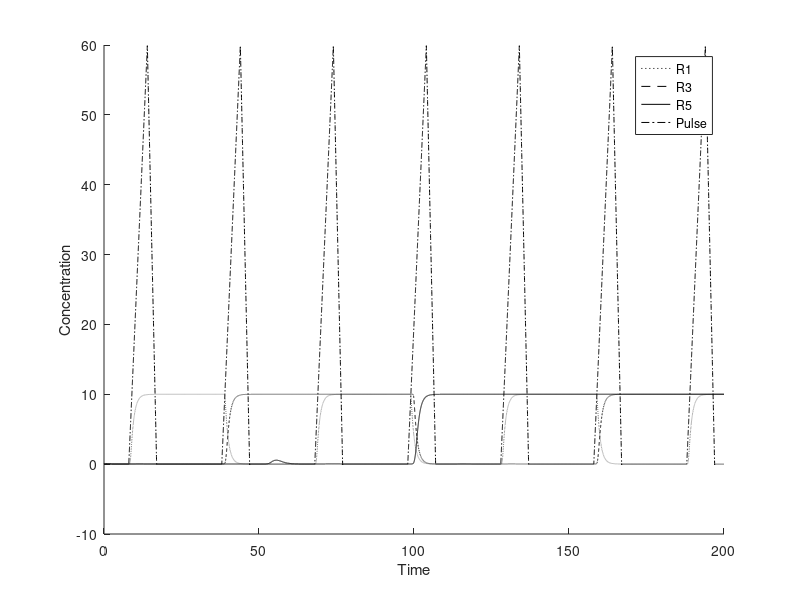

Write MATLAB code to recreate this figure.
clear;

dt=0.01; 
t=0:dt:200; 

%i = 1 ate 20000

p1 = 0;
p2 = 2.5;
ii1 = 0;
ii2 = 0;

%
alpha0 = 0.1;

% maximal expression rates
km1 = 4;
km2 = 4;

%dissociation constant
kp1 = 1;
kp2 = 2;

% parametros do collins para os iis
beta2 =4;
gama2 = 4;

p1s = zeros(1, length(t));
p2s = zeros(1, length(t));

pulso = zeros(1, length(t));

i1s = zeros(1, length(t));
i2s = zeros(1, length(t));

alpha1 = 10; alpha2 = 5;
beta = 4;
gama = 4;


%2 and 3 bits
%constants
k2 = 2;
k3 = 1.5;

%degradation rate
kd2 = 0.8;
kd3 = 0.9;
%end 2 and 3 bits

%-------------2bits---------------
% pulso para o segundo switch
pulso2 = zeros(1, length(t));
pulso2aux = 0;

sep1 = 0;
sep2 = 2.5;
seii1 = 0;
seii2 = 0;

% maximal expression rates
sekm1 = 1;
sekm2 = 1;

%dissociation constant
sekp1 = 1;
sekp2 = 2;

% parametros do collins para os iis
sebeta2 =4;
segama2 = 4;

sep1s = zeros(1, length(t));
sep2s = zeros(1, length(t));

sei1s = zeros(1, length(t));
sei2s = zeros(1, length(t));

sealpha1 = 10; sealpha2 = 5;
sebeta =4;
segama = 4;

%-------------3bits---------------
% pulso para o terceiroswitch
pulso3 = zeros(1, length(t));
pulso3aux = 0;

thp1 = 0;
thp2 = 2.5;
thii1 = 0;
thii2 = 0;

% maximal expression rates
thkm1 = 1;
thkm2 = 1;

%dissociation constant
thkp1 = 1;
thkp2 = 2;

% parametros do collins para os iis
thbeta2 =4;
thgama2 = 4;

thp1s = zeros(1, length(t));
thp2s = zeros(1, length(t));

thi1s = zeros(1, length(t));
thi2s = zeros(1, length(t));

thalpha1 = 10; thalpha2 = 5;
thbeta = 4;
thgama = 4;


soma = 0.1;
for i = 2:length(t)
   
   if (mod(i, 3000) >800 && mod(i,3000)<1400)
     pulso(i) = pulso(i-1)+soma;
   endif
   
   if (mod(i, 3000) >=1400 && mod(i,3000)<1700)
     pulso(i) = pulso(i-1)-soma*2;
   endif
  
  
div = 1 + p1/kp1 + p2/kp2 + (p1*p2)/(kp1*kp2);
  
  dpdt = (  km1  *pulso(i) * ((1 + p1 / (kp1)) / div)     /   (1 + (ii2 / (1 + p1s(i) ) ) ^ beta2)   ) - ii1;
  ii1 = dpdt * dt + ii1;
  i1s(i) = ii1; 
  
  dpdt = (  km2  *pulso(i) * ((1 + p2 / (kp2)) / div)       /              (1 + (ii1 / (1 + p2s(i) ) ) ^ gama2)     ) - ii2;
  ii2 = dpdt * dt + ii2;
  i2s(i) = ii2; 
 
  dpdt = (alpha1 / (1 + (p2 / (1 + i2s(i) ) ) ^ beta )) - p1;
  p1 = dpdt * dt + p1;
  p1s(i) = p1;
  
  dpdt = (alpha2 / (1 + (p1 / (1 + i1s(i)) ) ^ gama)) - p2;
  p2 = dpdt * dt + p2;
  p2s(i) = p2;
  
  
%%  ----------2bits-----------
  dpdt =  k2*i1s(i) -kd2*pulso2aux;
  pulso2aux = dpdt * dt + pulso2aux;
  pulso2(i) = pulso2aux;
  
  sediv = 1 + sep1/sekp1 + sep2/sekp2 + (sep1*sep2)/(sekp1*sekp2);
  
  dpdt = (  sekm1  *pulso2(i) * ((1 + sep1 / (sekp1)) / sediv)     /   (1 + (seii2 / (1 + sep1s(i) ) ) ^ sebeta2)   ) - seii1;
  seii1 = dpdt * dt + seii1;
  sei1s(i) = seii1; 

  dpdt = (  sekm2  *pulso2(i) * ((1 + sep2 / (sekp2)) / sediv)       /              (1 + (seii1 / (1 + sep2s(i) ) ) ^ segama2)     ) - seii2;
  seii2 = dpdt * dt + seii2;
  sei2s(i) = seii2; 
 
  dpdt = (sealpha1 / (1 + (sep2 / (1 + sei2s(i) ) ) ^ sebeta )) - sep1;
  sep1 = dpdt * dt + sep1;
  sep1s(i) = sep1;
  
  dpdt = (sealpha2 / (1 + (sep1 / (1 + sei1s(i)) ) ^ segama)) - sep2;
  sep2 = dpdt * dt + sep2;
  sep2s(i) = sep2;

  
 %%  ----------3bits-----------
  dpdt =  k3*sei1s(i) -kd3*pulso3aux;
  pulso3aux = dpdt * dt + pulso3aux;
  pulso3(i) = pulso3aux;
  
  thdiv = 1 + thp1/thkp1 + thp2/thkp2 + (thp1*thp2)/(thkp1*thkp2);

  dpdt = (  thkm1  *pulso3(i) * ((1 + thp1 / (thkp1)) / thdiv)     /   (1 + (thii2 / (1 + thp1s(i) ) ) ^ thbeta2)   ) - thii1;
  thii1 = dpdt * dt + thii1;
  thi1s(i) = thii1; 

  dpdt = (  thkm2  *pulso3(i) * ((1 + thp2 / (thkp2)) / thdiv)       /              (1 + (thii1 / (1 + thp2s(i) ) ) ^ thgama2)     ) - thii2;
  thii2 = dpdt * dt + thii2;
  thi2s(i) = thii2;  
 
  dpdt = (thalpha1 / (1 + (thp2 / (1 + thi2s(i) ) ) ^ thbeta )) - thp1;
  thp1 = dpdt * dt + thp1;
  thp1s(i) = thp1;
  
  dpdt = (thalpha2 / (1 + (thp1 / (1 + thi1s(i)) ) ^ thgama)) - thp2;
  thp2 = dpdt * dt + thp2;
  thp2s(i) = thp2;
  
endfor

figure;
hold on;
%plot(t, p1s, 'b;P1;', t ,p2s, 'r;P2;', t , pulso , 'k;pulso;');
plot(t, p1s, ':k;R1;', t, sep1s, '--k;R3;', t, thp1s, '-k;R5;', t , pulso , '-.k;Pulse;');
xlabel('Time');
ylabel('Concentration');